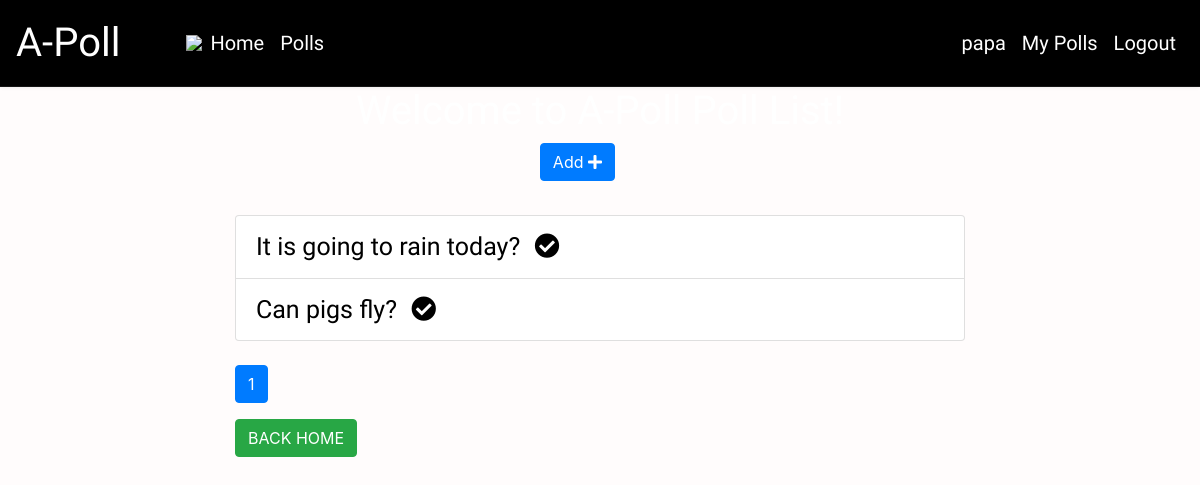
The app's page /list/ (signed in), older data.
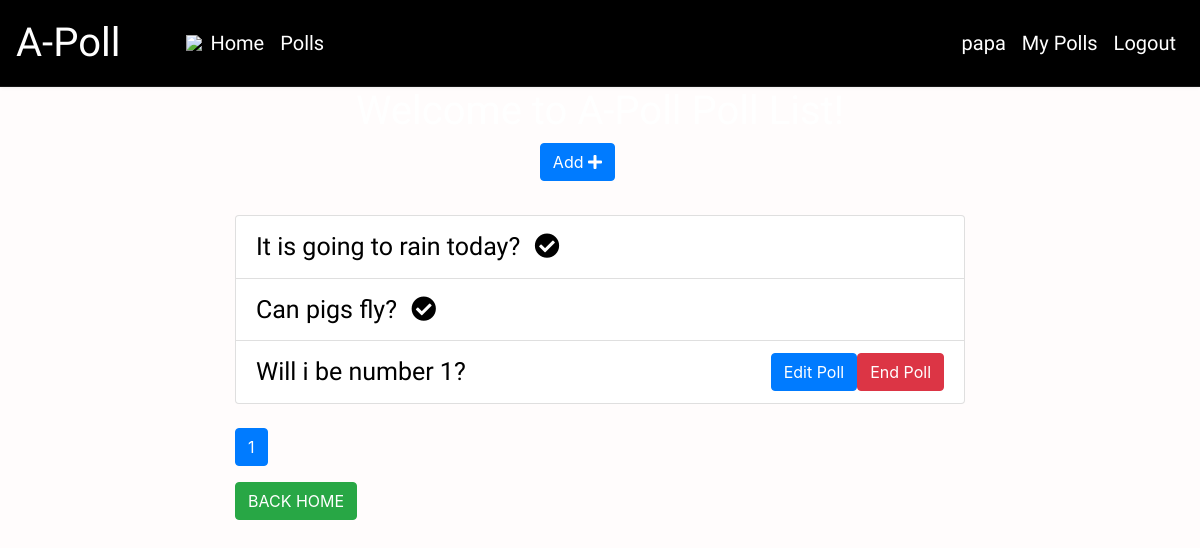
The same page, newer data.
### online/models.py (models this page shows, shortened)
class Poll(models.Model):
    owner = models.ForeignKey(User, on_delete=models.CASCADE)
    description = models.TextField()
    pub_date = models.DateTimeField(default=timezone.now)
    active = models.BooleanField(default=True)

### online/views.py (the view)
# urls.py: path('list/', views.polls_list, name='list'),
@login_required(login_url='/accounts/login/')
def polls_list(request):
    all_polls = Poll.objects.all()
    search_term = ''
    if 'name' in request.GET:
        all_polls = all_polls.order_by('description')
    if 'date' in request.GET:
        all_polls = all_polls.order_by('pub_date')
    if 'vote' in request.GET:
        all_polls = all_polls.annotate(Count('vote')).order_by('vote__count')
    if 'search' in request.GET:
        search_term = request.GET['search']
        all_polls = all_polls.filter(text__icontains=search_term)
    paginator = Paginator(all_polls, 6)
    page = request.GET.get('page')
    polls = paginator.get_page(page)
    get_dict_copy = request.GET.copy()
    context = {
        'polls': polls,
        'search_term': search_term,
    }
    return render(request, 'poll_list.html', context)

### online/templates/poll_list.html (shortened to what this page needs)
{% extends 'base.html' %}
{% block content %}
<body style=" background-image: url('https://images.unsplash.com/photo-1604065626882-47c3093bec11?ixlib=rb-1.2.1&ixid=MnwxMjA3fDB8MHxzZWFyY2h8MTF8fHZvdGV8ZW58MHx8MHx8&auto=format&fit=crop&w=500&q=60');
    background-size: cover;
    background-repeat:  no-repeat;
    ">
    <div class="container">
        <div class="row">
            <div class="col-md-8 offset-sm-2">
                <h1 style="text-align: center; font-family: 'Special Elite', cursive;">Welcome to A-Poll Poll List!</h1>
                <a class="btn btn-primary mb-3 float-right" style="margin-right: 350px;" href="{% url 'add' %}" role="button" style="font-family: 'Special Elite', cursive;">Add <i
                    class="fas fa-plus"></i></a>
                <br>
                <br>
                <br>
                <ul class="list-group">
                    {% for poll in polls %}
                    <li class="list-group-item"><a href="{% url 'detail' poll.id %}" style="color: black; font-size: 25px; font-family: 'Special Elite', cursive">{{ poll.description}}
                            {% if not poll.active%}
                            <i class="fas fa-check-circle ml-2"></i>
                            {% endif %}
                        </a>
                        {% if request.user == poll.owner %}
                        {% if poll.active %}
                        <a href="{% url 'end_poll' poll.id %}" class="btn btn-danger float-right" onclick="return confirm('Are you sure ?')">End Poll</a>
                        {% endif %}
                        <a href="{% url 'edit' poll.id %}"  class="btn btn-primary float-right">Edit Poll</a>
                        {% endif %}
                    </li>
                    {% endfor %}
                </ul>
                <nav class="mt-4">
                    <ul class="pagination">
                        <li class="page-item active"><a class="page-link" href="">{{ polls.number }}</a></li>
                    </ul>
                </nav>
                <a class=" mx-auto btn btn-md btn-success mx-auto" href="/">
                    BACK HOME
                </a>
            </div>
        </div>
    </div>
    {% endblock content %}

Row changes from the older to the newer data that the page shows:
added Poll: description "Will i be number 1?", active "End Poll", shows "Edit Poll"
